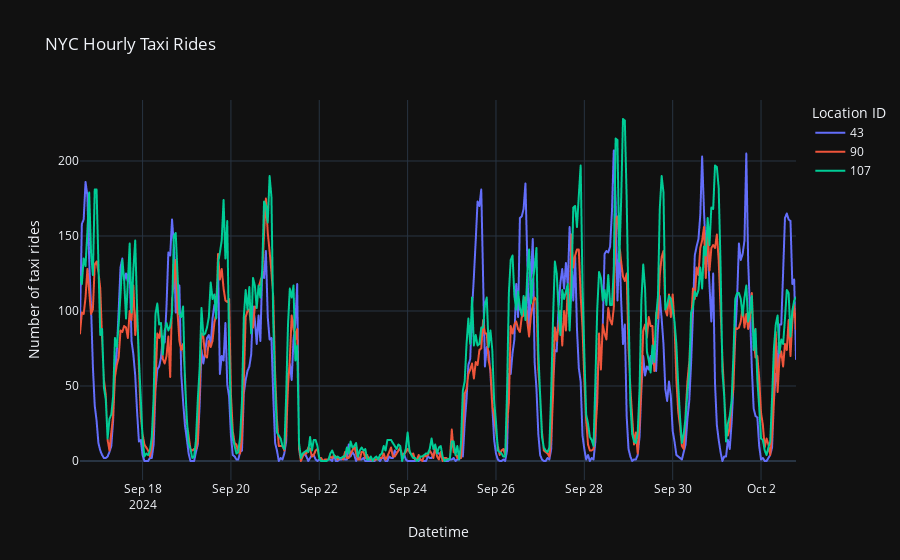

Source (notebook cell):
### Code cell
# a list of select location IDs
location_ids: list[int] = [43, 90, 107]

# plot the hourly taxi rides for each location ID in the 'location_ids' list
fig: Figure = px.line(
    df.query(f"location_id.isin({location_ids})"),
    x="pickup_time",
    y="n_rides",
    color="location_id",
    labels={
        "pickup_time": "Datetime",
        "n_rides": "Number of taxi rides",
        "location_id": "Location ID"
    },
    title="NYC Hourly Taxi Rides",
    template="plotly_dark"
)
fig.show()

### Figure 1 — Plotly figure (JSON) as saved in the notebook; plotly's stock layout.template omitted (floating-point values rounded to 4 significant figures; data arrays with more than 128 entries replaced by an {"elided": "..."} marker saying what was removed)
{"data": [{"hovertemplate": "Location ID=43<br>Datetime=%{x}<br>Number of taxi rides=%{y}<extra></extra>", "legendgroup": "43", "line": {"color": "#636efa", "dash": "solid"}, "marker": {"symbol": "circle"}, "mode": "lines", "name": "43", "showlegend": true, "type": "scattergl", "x": {"elided": "390 str values"}, "xaxis": "x", "y": {"elided": "390 int values"}, "yaxis": "y"}, {"hovertemplate": "Location ID=90<br>Datetime=%{x}<br>Number of taxi rides=%{y}<extra></extra>", "legendgroup": "90", "line": {"color": "#EF553B", "dash": "solid"}, "marker": {"symbol": "circle"}, "mode": "lines", "name": "90", "showlegend": true, "type": "scattergl", "x": {"elided": "390 str values"}, "xaxis": "x", "y": {"elided": "390 int values"}, "yaxis": "y"}, {"hovertemplate": "Location ID=107<br>Datetime=%{x}<br>Number of taxi rides=%{y}<extra></extra>", "legendgroup": "107", "line": {"color": "#00cc96", "dash": "solid"}, "marker": {"symbol": "circle"}, "mode": "lines", "name": "107", "showlegend": true, "type": "scattergl", "x": {"elided": "390 str values"}, "xaxis": "x", "y": {"elided": "390 int values"}, "yaxis": "y"}], "layout": {"legend": {"title": {"text": "Location ID"}, "tracegroupgap": 0}, "title": {"text": "NYC Hourly Taxi Rides"}, "xaxis": {"anchor": "y", "domain": [0, 1], "title": {"text": "Datetime"}}, "yaxis": {"anchor": "x", "domain": [0, 1], "title": {"text": "Number of taxi rides"}}}}
